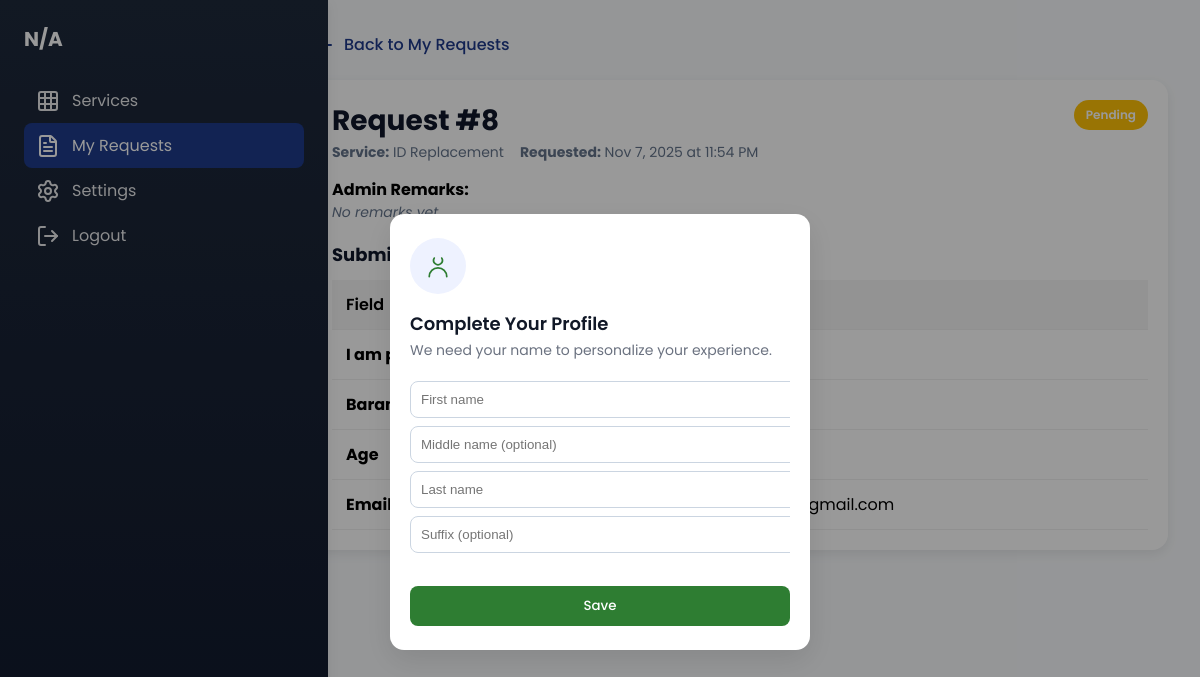
Page /request_view.php?request_id=8 (signed in) on the committed database.
### tables this page shows
CREATE TABLE `services_requests` (
  `request_id` int(11) NOT NULL,
  `service_id` int(11) NOT NULL,
  `user_id` bigint(20) UNSIGNED NOT NULL,
  `status_id` int(11) NOT NULL DEFAULT 1,
  `admin_remarks` text DEFAULT NULL,
  `can_update` tinyint(1) NOT NULL DEFAULT 0,
  `requested_at` timestamp NULL DEFAULT current_timestamp()
);

CREATE TABLE `services_list` (
  `service_id` int(11) NOT NULL,
  `name` varchar(255) NOT NULL,
  `description` text DEFAULT NULL,
  `icon` text DEFAULT NULL,
  `button_text` text DEFAULT NULL,
  `is_active` tinyint(1) NOT NULL DEFAULT 1
);

CREATE TABLE `services_request_statuses` (
  `status_id` int(11) NOT NULL,
  `status_name` varchar(100) NOT NULL,
  `description` varchar(255) DEFAULT NULL,
  `color_hex` varchar(7) NOT NULL
);

CREATE TABLE `services_answers` (
  `answer_id` int(11) NOT NULL,
  `request_id` int(11) NOT NULL,
  `field_id` int(11) NOT NULL,
  `answer_value` text DEFAULT NULL
);

CREATE TABLE `services_fields` (
  `field_id` int(11) NOT NULL,
  `service_id` int(11) NOT NULL,
  `label` varchar(255) NOT NULL,
  `field_type` varchar(250) NOT NULL,
  `is_required` tinyint(1) NOT NULL DEFAULT 1,
  `display_order` int(11) NOT NULL,
  `allowed_file_types` varchar(255) DEFAULT NULL,
  `visible_when_value` varchar(255) DEFAULT NULL,
  `visible_when_option_id` int(11) DEFAULT NULL,
  `max_file_size_mb` int(11) DEFAULT NULL
);

### request_view.php (the view, shortened to what this page needs)
<?php
require_once 'connection/main_connection.php';
$request_id = isset($_GET['request_id']) ? intval($_GET['request_id']) : 0;
$user_id = intval($_SESSION['user_id']);
$request = null;
try {
    $stmt = $conn->prepare("SELECT sr.request_id, sr.service_id, sr.requested_at, sr.admin_remarks, sl.name AS service_name, srs.status_name, srs.color_hex
                            FROM services_requests sr
                            JOIN services_list sl ON sr.service_id = sl.service_id
                            JOIN services_request_statuses srs ON sr.status_id = srs.status_id
                            WHERE sr.request_id = ? AND sr.user_id = ?");
    $stmt->bind_param('ii', $request_id, $user_id);
    $stmt->execute();
    $res = $stmt->get_result();
    $request = $res->fetch_assoc();
    $answers = [];
    $stmt2 = $conn->prepare("SELECT sf.field_id, sf.label AS field_label, sf.field_type, sf.display_order, sa.answer_value
                             FROM services_answers sa
                             JOIN services_fields sf ON sa.field_id = sf.field_id
                             WHERE sa.request_id = ?
                             ORDER BY sf.display_order ASC");
    $stmt2->bind_param('i', $request_id);
    $stmt2->execute();
    $res2 = $stmt2->get_result();
    while ($row = $res2->fetch_assoc()) {
        $answers[] = $row;
    }
} catch (Exception $e) {
    error_log('Error loading request view: ' . $e->getMessage());
    header('Location: error.php?type=db');
    exit;
}
?>
<!DOCTYPE html>
<html lang="en">
<head>
</head>
<body>
    <aside class="sidebar" id="sidebar">
        <div class="sidebar-header">
            <h2 class="user-fullname"><i data-lucide="graduation-cap"></i> Student Success Office</h2>
        </div>
        <nav>
            <ul class="sidebar-nav">
                <li><a href="home.php"><i data-lucide="grid-3x3"></i> Services</a></li>
                <li><a href="requests.php" class="active"><i data-lucide="file-text"></i> My Requests</a></li>
                <li><a href="#"><i data-lucide="settings"></i> Settings</a></li>
                <li><a href="login.php"><i data-lucide="log-out"></i> Logout</a></li>
            </ul>
        </nav>
    </aside>
    <main class="main-content">
        <div class="container">
            <a href="requests.php" class="back-link"><i data-lucide="arrow-left"></i> Back to My Requests</a>
            <div class="card" style="margin-top: 16px;">
                <div class="header">
                    <div>
                        <h1>Request #<?php echo htmlspecialchars($request['request_id']); ?></h1>
                        <div class="meta">
                            <div><strong>Service:</strong> <?php echo htmlspecialchars($request['service_name']); ?></div>
                            <div><strong>Requested:</strong> <?php echo date('M j, Y \a\t g:i A', strtotime($request['requested_at'])); ?></div>
                        </div>
                    </div>
                    <div>
                        <span class="status-badge" style="background: <?php echo htmlspecialchars($request['color_hex']); ?>;">
                            <?php echo htmlspecialchars($request['status_name']); ?>
                        </span>
                    </div>
                </div>
                <div style="margin-top: 14px;">
                    <strong>Admin Remarks:</strong>
                    <?php if (!empty($request['admin_remarks'])): ?>
                        <div class="remarks"><?php echo nl2br(htmlspecialchars($request['admin_remarks'])); ?></div>
                    <?php else: ?>
                        <div class="remarks empty">No remarks yet</div>
                    <?php endif; ?>
                </div>
                <div style="margin-top: 18px;">
                    <h3 style="margin:0 0 8px 0; font-size: 18px; color: var(--on-background);">Submitted Answers</h3>
                    <?php if (empty($answers)): ?>
                        <div class="empty">No submitted answers found.</div>
                    <?php else: ?>
                        <table class="answers-table">
                            <thead>
                                <tr>
                                    <th style="width: 35%;">Field</th>
                                    <th>Answer</th>
                                </tr>
                            </thead>
                            <tbody>
                                <?php foreach ($answers as $a): ?>
                                    <tr>
                                        <td data-label="Field"><strong><?php echo htmlspecialchars($a['field_label']); ?></strong></td>
                                        <td data-label="Answer">
                                        </td>
                                    </tr>
                                <?php endforeach; ?>
                            </tbody>
                        </table>
                    <?php endif; ?>
                </div>
            </div>
        </div>
    </main>
</body>
</html>

### request_view.php (style rules this page uses)
:root { --primary: #1E3A8A; --on-primary: #ffffff; --background: #f8fafc; --surface: #ffffff; --on-surface: #64748b; --on-background: #0f172a; --elevation-1: 0 4px 12px rgba(0, 0, 0, 0.08); }
body { font-family: 'Poppins', sans-serif; background: var(--background); margin: 0; }
.sidebar { position: fixed; left: 0; top: 0; bottom: 0; width: 280px; background: linear-gradient(180deg, #1E293B 0%, #0F172A 100%); color: #fff; box-shadow: var(--elevation-1); padding: 24px; z-index: 1000; }
.sidebar-header h2 { margin: 0; font-size: 20px; display: flex; align-items: center; gap: 10px; }
.sidebar-nav { list-style: none; padding: 0; margin: 24px 0 0 0; }
.sidebar-nav a { display: flex; align-items: center; gap: 12px; color: #fff; text-decoration: none; padding: 10px 12px; border-radius: 8px; opacity: .9; }
.sidebar-nav a.active { background: var(--primary); color: var(--on-primary); opacity: 1; }
.main-content { margin-left: 280px; padding: 32px; min-height: 100vh; }
.container { max-width: 1100px; margin: 0 auto; }
.header { display: flex; justify-content: space-between; align-items: flex-start; }
.header h1 { margin: 0; font-size: 28px; color: var(--on-background); }
.status-badge { display: inline-flex; align-items: center; padding: 6px 12px; border-radius: 20px; font-size: 12px; font-weight: 600; color: #fff; }
.card { background: var(--surface); border-radius: 16px; box-shadow: var(--elevation-1); padding: 20px; }
.meta { display: flex; gap: 16px; align-items: center; color: var(--on-surface); font-size: 14px; }
.answers-table { width: 100%; border-collapse: collapse; margin-top: 12px; }
.answers-table th, .answers-table td { padding: 12px 14px; border-bottom: 1px solid rgba(0, 0, 0, 0.06); text-align: left; vertical-align: top; }
.answers-table thead th { background: rgba(0, 0, 0, 0.04); font-weight: 600; }
.remarks { color: var(--on-surface); font-size: 14px; line-height: 1.5; }
.back-link { display: inline-flex; align-items: center; gap: 8px; text-decoration: none; color: var(--primary); font-weight: 500; }
.empty { color: var(--on-surface); font-style: italic; }

### includes/modal.php (style rules this page uses)
:root { --bg: #f6f8fb; --card: #ffffff; --muted: #6b7280; --accent: #2E7D32; --cancel: #e5e7eb; --text: #111827; }

### rows in the picture
services_requests: request_id "8", service.name "ID Replacement", requested_at "Nov 7, 2025 at 11:54 PM", status.status_name "Pending"
services_answers: field.label "I am…"
services_answers: field.label "Barangay"
services_answers: field.label "Age"
services_answers: field.label "Email…"
